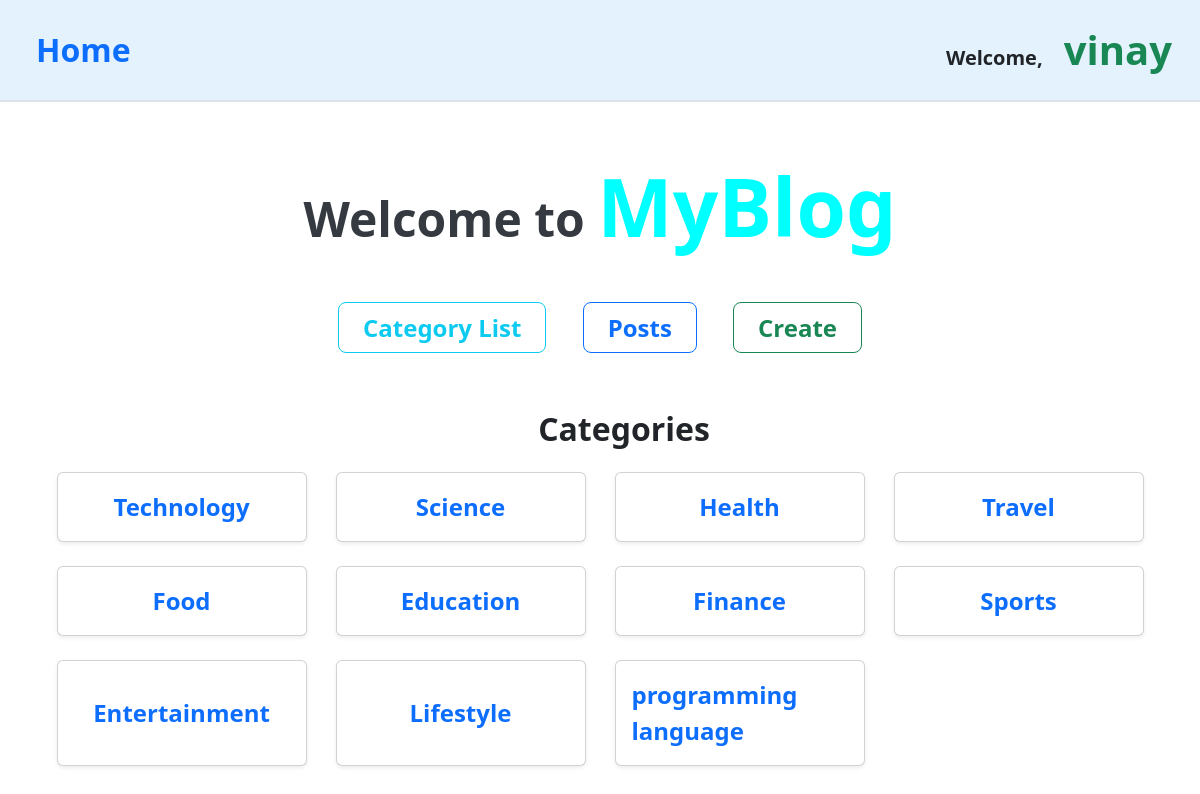
The page /articles/cat_list/ (signed in) on the database its author committed.
### articles/models.py (models this page shows, shortened)
class Category(models.Model):
    Category_name=models.CharField(max_length=50,unique=True)

### articles/views.py (the view)
# urls.py: path("cat_list/",category_list_view,name='category_list_view'),
def category_list_view(request):
    if request.user.is_authenticated:
        categories=Category.objects.all()
        return render(request,'category_list.html',{'categories':categories})
    else:
        messages.error(request,"You must be Signup or Logged-in to Categories.")
        return redirect('signup')

### templates/category_list.html (shortened to what this page needs)
{% extends 'home.html' %}
{% load static %}
    {% block content %}
    <div class="container">
        <div class="row mt-4">
            {% if user.is_authenticated %}
                <h4 class="fw-bold mt-3 mb-4 fs-2 ms-4 text-center">Categories</h4>
            {% for i in categories %}
                <div class="col-md-3 mb-4 d-flex justify-content-center category">
                    <div class="card h-100 shadow-sm w-100" style="max-width: 250px;">
                        <div class="card-body d-flex align-items-center justify-content-center">
                            <a href="{% url 'category_post_view' i.id %}" class="text-decoration-none fw-bold fs-4 text-primary">{{i.Category_name}}</a>
                        </div>
                    </div>
                </div>
            {% empty %}
                <div class="nothing">
                    <p>No categories available</p>
                </div>
            {% endfor %}
        {% endif %}
        </div>
    </div>
    {% endblock content %}

### templates/home.html (shortened to what this page needs)
{% load static %}
<!DOCTYPE html>
<html lang="en">
<head>
    <link rel="stylesheet" href="{% static 'css/Myblog.css' %}">
    <link href="https://cdn.jsdelivr.net/npm/bootstrap@5.3.5/dist/css/bootstrap.min.css" rel="stylesheet">
</head>
<body>
    <div class="navbar-custom container-fluid  d-flex justify-content-between align-items-center">
        <div>
            <a href="{% url 'home' %}" class="fw-bold text-decoration-none fs-2 ms-4" aria-label="Go to Home">Home</a>
        </div>
        <div>
            {% if user.is_authenticated %}
                <span class="welcome-text fw-bold fs-5">
                    Welcome,
                    <a href="{% url 'view_profile' %}" class="fw-bold text-success text-decoration-none fs-1 m-3">
                        {{ user.username }}
                    </a>
                </span>
            {% else %}
                <a href="{% url 'login' %}" class="fw-bold text-decoration-none me-3 fs-5">Login</a>
                <a href="{% url 'signup' %}" class="fw-bold text-decoration-none fs-5">Sign Up</a>
            {% endif %}
        </div>
    </div>
    <h1 class="floating text-center my-4 hero-heading fw-bold">Welcome to <span class="myblog"> MyBlog</span></h1>
    <div class="text-center nav-links mb-5">
        <a href="{% url 'category_list_view' %}" class="text-decoration-none text-info border border-info fw-bold">Category List</a>
        <a href="{% url 'article_list_views' %}" class="text-decoration-none text-primary border border-primary fw-bold">Posts</a>
        <a href="{% url 'article_create_view' %}" class="text-decoration-none text-success border border-success fw-bold">Create</a>
    </div>
    <div class="container">
        {% block content %}
        {% endblock content %}
    </div>
</body>
</html>

### static/css/Myblog.css (style rules this page uses)
.navbar-custom ,footer { background-color: #e3f2fd; padding: 20px 20px; border-bottom: 2px solid #dee2e6; }
.navbar-custom a { color: #0d6efd; transition: color 0.3s ease; }
.hero-heading { font-size: 3rem; color: #343a40; }
.nav-links a { font-size: 1.5rem; padding: 0.5rem 1.5rem; margin: 0 1rem; border-radius: 8px; transition: background-color 0.3s, color 0.3s; }
.floating { padding: 2rem; animation: float 2s ease-in-out infinite; }
.myblog { font-weight: bold; font-size: 5rem; color: cyan; animation: gradient_colors 10s linear infinite; }

### rows shown on the page
Category: Category_name "Technology"
Category: Category_name "Science"
Category: Category_name "Health"
Category: Category_name "Travel"
Category: Category_name "Food"
Category: Category_name "Education"
Category: Category_name "Finance"
Category: Category_name "Sports"
Category: Category_name "Entertainment"
Category: Category_name "Lifestyle"
Category: Category_name "programming language"

### other values the page prints
{{ user.username }} "vinay"
